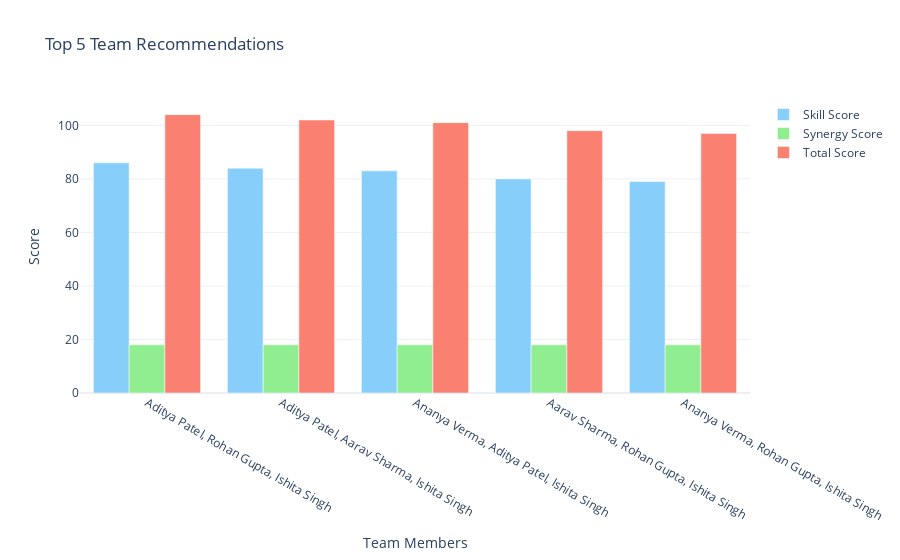
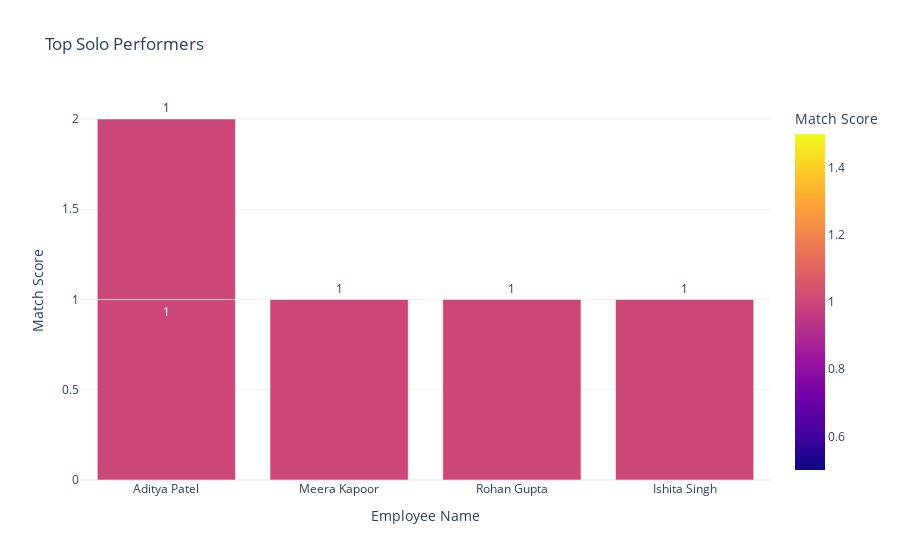

Notebook code for these charts, in order:
### Markdown cell above
### "I created this 2nd visualization using the Plotly library, based on the results of team recommendations and solo performers, for inclusion in the HR dashboard."

### Code cell
import pandas as pd
import plotly.graph_objects as go
import plotly.express as px

# Load team recommendations
df_teams = pd.read_csv("top_team_recommendations.csv")
df_solo = pd.read_csv("top_solo_recommendations.csv")

# Show top 5 teams
top_teams = df_teams.head(5)

# 📊 Interactive Bar Chart: Skill, Synergy, Total
fig = go.Figure()

fig.add_trace(go.Bar(
    x=top_teams["Team Members"],
    y=top_teams["Skill Score"],
    name="Skill Score",
    marker_color='lightskyblue'
))

fig.add_trace(go.Bar(
    x=top_teams["Team Members"],
    y=top_teams["Synergy Score"],
    name="Synergy Score",
    marker_color='lightgreen'
))

fig.add_trace(go.Bar(
    x=top_teams["Team Members"],
    y=top_teams["Total Score"],
    name="Total Score",
    marker_color='salmon'
))

fig.update_layout(
    title="Top 5 Team Recommendations",
    xaxis_title="Team Members",
    yaxis_title="Score",
    barmode='group',
    hovermode='x unified',
    template='plotly_white'
)

fig.show()

# 🏆 Interactive Table: Top Solo Performers
fig_solo = px.bar(
    df_solo.head(5),
    x="Employee Name",
    y="Match Score",
    title="Top Solo Performers",
    color="Match Score",
    text="Match Score",
    template="plotly_white"
)

fig_solo.update_traces(textposition="outside")
fig_solo.show()

### Figure 1 — Plotly figure (JSON) as saved in the notebook; plotly's stock layout.template omitted (floating-point values rounded to 4 significant figures)
{"data": [{"marker": {"color": "lightskyblue"}, "name": "Skill Score", "type": "bar", "x": ["Aditya Patel, Rohan Gupta, Ishita Singh", "Aditya Patel, Aarav Sharma, Ishita Singh", "Ananya Verma, Aditya Patel, Ishita Singh", "Aarav Sharma, Rohan Gupta, Ishita Singh", "Ananya Verma, Rohan Gupta, Ishita Singh"], "y": [86, 84, 83, 80, 79]}, {"marker": {"color": "lightgreen"}, "name": "Synergy Score", "type": "bar", "x": ["Aditya Patel, Rohan Gupta, Ishita Singh", "Aditya Patel, Aarav Sharma, Ishita Singh", "Ananya Verma, Aditya Patel, Ishita Singh", "Aarav Sharma, Rohan Gupta, Ishita Singh", "Ananya Verma, Rohan Gupta, Ishita Singh"], "y": [18, 18, 18, 18, 18]}, {"marker": {"color": "salmon"}, "name": "Total Score", "type": "bar", "x": ["Aditya Patel, Rohan Gupta, Ishita Singh", "Aditya Patel, Aarav Sharma, Ishita Singh", "Ananya Verma, Aditya Patel, Ishita Singh", "Aarav Sharma, Rohan Gupta, Ishita Singh", "Ananya Verma, Rohan Gupta, Ishita Singh"], "y": [104, 102, 101, 98, 97]}], "layout": {"barmode": "group", "hovermode": "x unified", "title": {"text": "Top 5 Team Recommendations"}, "xaxis": {"title": {"text": "Team Members"}}, "yaxis": {"title": {"text": "Score"}}}}

### Figure 2 — Plotly figure (JSON) as saved in the notebook; plotly's stock layout.template omitted (floating-point values rounded to 4 significant figures)
{"data": [{"hovertemplate": "Employee Name=%{x}<br>Match Score=%{marker.color}<extra></extra>", "legendgroup": "", "marker": {"color": [1, 1, 1, 1, 1], "coloraxis": "coloraxis", "pattern": {"shape": ""}}, "name": "", "orientation": "v", "showlegend": false, "text": [1.0, 1.0, 1.0, 1.0, 1.0], "textposition": "outside", "type": "bar", "x": ["Aditya Patel", "Meera Kapoor", "Rohan Gupta", "Ishita Singh", "Aditya Patel"], "xaxis": "x", "y": [1, 1, 1, 1, 1], "yaxis": "y"}], "layout": {"barmode": "relative", "coloraxis": {"colorbar": {"title": {"text": "Match Score"}}, "colorscale": [[0, "#0d0887"], [0.1111, "#46039f"], [0.2222, "#7201a8"], [0.3333, "#9c179e"], [0.4444, "#bd3786"], [0.5556, "#d8576b"], [0.6667, "#ed7953"], [0.7778, "#fb9f3a"], [0.8889, "#fdca26"], [1, "#f0f921"]]}, "legend": {"tracegroupgap": 0}, "title": {"text": "Top Solo Performers"}, "xaxis": {"anchor": "y", "domain": [0, 1], "title": {"text": "Employee Name"}}, "yaxis": {"anchor": "x", "domain": [0, 1], "title": {"text": "Match Score"}}}}
